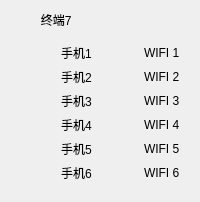
     <widget class="QWidget" name="widget_7" native="true">
      <layout class="QGridLayout" name="gridLayout_8">
       <item row="0" column="0">
        <layout class="QVBoxLayout" name="verticalLayout_7">
         <item>
          <widget class="QLabel" name="label_403">
           <property name="text">
            <string>         终端7</string>
           </property>
          </widget>
         </item>
         <item>
          <widget class="QWidget" name="widget_34" native="true">
           <layout class="QGridLayout" name="gridLayout_34">
            <item row="1" column="0">
             <widget class="LightButton" name="PhonelightButton7_2" native="true"/>
            </item>
            <item row="2" column="0">
             <widget class="LightButton" name="PhonelightButton7_3" native="true"/>
            </item>
            <item row="0" column="2">
             <widget class="LightButton" name="WifilightButton7_1" native="true"/>
            </item>
            <item row="4" column="2">
             <widget class="LightButton" name="WifilightButton7_5" native="true"/>
            </item>
            <item row="5" column="0">
             <widget class="LightButton" name="PhonelightButton7_6" native="true"/>
            </item>
            <item row="0" column="0">
             <widget class="LightButton" name="PhonelightButton7_1" native="true"/>
            </item>
            <item row="5" column="2">
             <widget class="LightButton" name="WifilightButton7_6" native="true"/>
            </item>
            <item row="1" column="2">
             <widget class="LightButton" name="WifilightButton7_2" native="true"/>
            </item>
            <item row="2" column="2">
             <widget class="LightButton" name="WifilightButton7_3" native="true"/>
            </item>
            <item row="3" column="2">
             <widget class="LightButton" name="WifilightButton7_4" native="true"/>
            </item>
            <item row="4" column="0">
             <widget class="LightButton" name="PhonelightButton7_5" native="true"/>
            </item>
            <item row="3" column="0">
             <widget class="LightButton" name="PhonelightButton7_4" native="true"/>
            </item>
            <item row="0" column="3">
             <widget class="QLabel" name="WifiLabel7_1">
              <property name="text">
               <string>WIFI 1</string>
              </property>
             </widget>
            </item>
            <item row="4" column="3">
             <widget class="QLabel" name="WifiLabel7_5">
              <property name="text">
               <string>WIFI 5</string>
              </property>
             </widget>
            </item>
            <item row="3" column="3">
             <widget class="QLabel" name="WifiLabel7_4">
              <property name="text">
               <string>WIFI 4</string>
              </property>
             </widget>
            </item>
            <item row="3" column="1">
             <widget class="QLabel" name="PhoneLabel7_4">
              <property name="text">
               <string>手机4</string>
              </property>
             </widget>
            </item>
            <item row="0" column="1">
             <widget class="QLabel" name="PhoneLabel7_1">
              <property name="text">
               <string>手机1</string>
              </property>
             </widget>
            </item>
            <item row="2" column="1">
             <widget class="QLabel" name="PhoneLabel7_3">
              <property name="text">
               <string>手机3</string>
              </property>
             </widget>
            </item>
            <item row="4" column="1">
             <widget class="QLabel" name="PhoneLabel7_5">
              <property name="text">
               <string>手机5</string>
              </property>
             </widget>
            </item>
            <item row="5" column="1">
             <widget class="QLabel" name="PhoneLabel7_6">
              <property name="text">
               <string>手机6</string>
              </property>
             </widget>
            </item>
            <item row="1" column="1">
             <widget class="QLabel" name="PhoneLabel7_2">
              <property name="text">
               <string>手机2</string>
              </property>
             </widget>
            </item>
            <item row="5" column="3">
             <widget class="QLabel" name="WifiLabel7_6">
              <property name="text">
               <string>WIFI 6</string>
              </property>
             </widget>
            </item>
            <item row="2" column="3">
             <widget class="QLabel" name="WifiLabel7_3">
              <property name="text">
               <string>WIFI 3</string>
              </property>
             </widget>
            </item>
            <item row="1" column="3">
             <widget class="QLabel" name="WifiLabel7_2">
              <property name="text">
               <string>WIFI 2</string>
              </property>
             </widget>
            </item>
           </layout>
          </widget>
         </item>
        </layout>
       </item>
      </layout>
     </widget>
